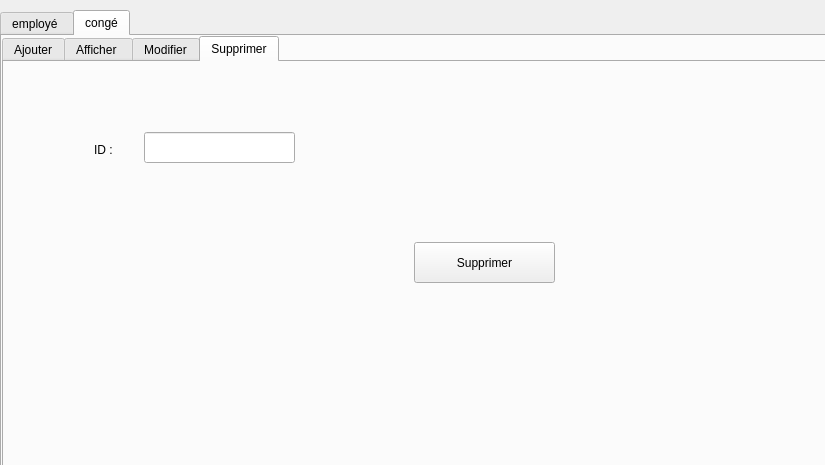
<?xml version="1.0" encoding="UTF-8"?>
<ui version="4.0">
 <class>employee</class>
 <widget class="QDialog" name="employee">
  <property name="geometry">
   <rect>
    <x>0</x>
    <y>0</y>
    <width>825</width>
    <height>465</height>
   </rect>
  </property>
  <property name="windowTitle">
   <string>Dialog</string>
  </property>
  <widget class="QTabWidget" name="tabWidget">
   <property name="geometry">
    <rect>
     <x>0</x>
     <y>10</y>
     <width>971</width>
     <height>531</height>
    </rect>
   </property>
   <property name="currentIndex">
    <number>1</number>
   </property>
   <widget class="QWidget" name="widget">
    <attribute name="title">
     <string>employé </string>
    </attribute>
    <widget class="QTabWidget" name="tabWidget_3">
     <property name="geometry">
      <rect>
       <x>0</x>
       <y>0</y>
       <width>801</width>
       <height>541</height>
      </rect>
     </property>
     <property name="currentIndex">
      <number>3</number>
     </property>
     <widget class="QWidget" name="tab_6">
      <attribute name="icon">
       <iconset>
        <normaloff>../../employerr/A.png</normaloff>../../employerr/A.png</iconset>
      </attribute>
      <attribute name="title">
       <string>Afficher </string>
      </attribute>
      <widget class="QTableView" name="tableView">
       <property name="geometry">
        <rect>
         <x>10</x>
         <y>20</y>
         <width>621</width>
         <height>411</height>
        </rect>
       </property>
      </widget>
      <widget class="QLabel" name="label_53">
       <property name="geometry">
        <rect>
         <x>-10</x>
         <y>-80</y>
         <width>861</width>
         <height>601</height>
        </rect>
       </property>
       <property name="text">
        <string/>
       </property>
       <property name="pixmap">
        <pixmap>../../fond-texture-grunge-abstrait-bleu-marine_145345-4.jpg</pixmap>
       </property>
       <property name="scaledContents">
        <bool>true</bool>
       </property>
      </widget>
      <widget class="QPushButton" name="pushButton_7">
       <property name="geometry">
        <rect>
         <x>670</x>
         <y>70</y>
         <width>93</width>
         <height>28</height>
        </rect>
       </property>
       <property name="text">
        <string>trier</string>
       </property>
      </widget>
      <zorder>label_53</zorder>
      <zorder>tableView</zorder>
      <zorder>pushButton_7</zorder>
     </widget>
     <widget class="QWidget" name="tab_7">
      <attribute name="icon">
       <iconset>
        <normaloff>../../employerr/app.png</normaloff>../../employerr/app.png</iconset>
      </attribute>
      <attribute name="title">
       <string>Ajouter </string>
      </attribute>
      <widget class="QLabel" name="label_3">
       <property name="geometry">
        <rect>
         <x>50</x>
         <y>120</y>
         <width>41</width>
         <height>20</height>
        </rect>
       </property>
       <property name="text">
        <string>ID : </string>
       </property>
      </widget>
      <widget class="QLabel" name="label_4">
       <property name="geometry">
        <rect>
         <x>50</x>
         <y>220</y>
         <width>47</width>
         <height>14</height>
        </rect>
       </property>
       <property name="text">
        <string>Nom :</string>
       </property>
      </widget>
      <widget class="QLabel" name="label_5">
       <property name="geometry">
        <rect>
         <x>50</x>
         <y>270</y>
         <width>71</width>
         <height>16</height>
        </rect>
       </property>
       <property name="text">
        <string>Prénom :</string>
       </property>
      </widget>
      <widget class="QLabel" name="label_6">
       <property name="geometry">
        <rect>
         <x>50</x>
         <y>170</y>
         <width>47</width>
         <height>14</height>
        </rect>
       </property>
       <property name="text">
        <string>Unité :</string>
       </property>
      </widget>
      <widget class="QLabel" name="label_7">
       <property name="geometry">
        <rect>
         <x>50</x>
         <y>310</y>
         <width>141</width>
         <height>41</height>
        </rect>
       </property>
       <property name="text">
        <string>Date de naissance :</string>
       </property>
      </widget>
      <widget class="QLineEdit" name="le_IDD">
       <property name="geometry">
        <rect>
         <x>160</x>
         <y>120</y>
         <width>113</width>
         <height>21</height>
        </rect>
       </property>
      </widget>
      <widget class="QLineEdit" name="le_unitee_2">
       <property name="geometry">
        <rect>
         <x>160</x>
         <y>170</y>
         <width>113</width>
         <height>21</height>
        </rect>
       </property>
      </widget>
      <widget class="QLineEdit" name="le_nom">
       <property name="geometry">
        <rect>
         <x>160</x>
         <y>220</y>
         <width>113</width>
         <height>21</height>
        </rect>
       </property>
      </widget>
      <widget class="QLineEdit" name="le_prenomm_2">
       <property name="geometry">
        <rect>
         <x>160</x>
         <y>270</y>
         <width>113</width>
         <height>21</height>
        </rect>
       </property>
      </widget>
      <widget class="QPushButton" name="pushButton_8">
       <property name="geometry">
        <rect>
         <x>610</x>
         <y>370</y>
         <width>151</width>
         <height>41</height>
        </rect>
       </property>
       <property name="text">
        <string>Ajouter</string>
       </property>
       <property name="icon">
        <iconset>
         <normaloff>../../employerr/app.png</normaloff>../../employerr/app.png</iconset>
       </property>
      </widget>
      <widget class="QLabel" name="label_54">
       <property name="geometry">
        <rect>
         <x>-30</x>
         <y>0</y>
         <width>881</width>
         <height>521</height>
        </rect>
       </property>
       <property name="text">
        <string/>
       </property>
       <property name="pixmap">
        <pixmap>../../fond-texture-grunge-abstrait-bleu-marine_145345-4.jpg</pixmap>
       </property>
       <property name="scaledContents">
        <bool>true</bool>
       </property>
      </widget>
      <widget class="QLineEdit" name="la_datt">
       <property name="geometry">
        <rect>
         <x>190</x>
         <y>320</y>
         <width>113</width>
         <height>22</height>
        </rect>
       </property>
      </widget>
      <zorder>label_54</zorder>
      <zorder>label_3</zorder>
      <zorder>label_4</zorder>
      <zorder>label_5</zorder>
      <zorder>label_6</zorder>
      <zorder>label_7</zorder>
      <zorder>le_IDD</zorder>
      <zorder>le_unitee_2</zorder>
      <zorder>le_nom</zorder>
      <zorder>le_prenomm_2</zorder>
      <zorder>pushButton_8</zorder>
      <zorder>la_datt</zorder>
     </widget>
     <widget class="QWidget" name="tab_9">
      <attribute name="icon">
       <iconset>
        <normaloff>../../employerr/téléchargement.png</normaloff>../../employerr/téléchargement.png</iconset>
      </attribute>
      <attribute name="title">
       <string>Supprimer</string>
      </attribute>
      <widget class="QLabel" name="label_11">
       <property name="geometry">
        <rect>
         <x>80</x>
         <y>150</y>
         <width>47</width>
         <height>14</height>
        </rect>
       </property>
       <property name="text">
        <string>ID :</string>
       </property>
      </widget>
      <widget class="QLineEdit" name="lineEdit_10">
       <property name="geometry">
        <rect>
         <x>170</x>
         <y>150</y>
         <width>113</width>
         <height>21</height>
        </rect>
       </property>
      </widget>
      <widget class="QPushButton" name="pushButton_9">
       <property name="geometry">
        <rect>
         <x>460</x>
         <y>140</y>
         <width>151</width>
         <height>41</height>
        </rect>
       </property>
       <property name="text">
        <string>Supprimer </string>
       </property>
       <property name="icon">
        <iconset>
         <normaloff>../../employerr/téléchargement.png</normaloff>../../employerr/téléchargement.png</iconset>
       </property>
      </widget>
      <widget class="QLabel" name="label_55">
       <property name="geometry">
        <rect>
         <x>-45</x>
         <y>-21</y>
         <width>901</width>
         <height>491</height>
        </rect>
       </property>
       <property name="text">
        <string/>
       </property>
       <property name="pixmap">
        <pixmap>../../fond-texture-grunge-abstrait-bleu-marine_145345-4.jpg</pixmap>
       </property>
       <property name="scaledContents">
        <bool>true</bool>
       </property>
      </widget>
      <zorder>label_55</zorder>
      <zorder>label_11</zorder>
      <zorder>lineEdit_10</zorder>
      <zorder>pushButton_9</zorder>
     </widget>
     <widget class="QWidget" name="tab_8">
      <attribute name="icon">
       <iconset>
        <normaloff>../../employerr/edit.jpg</normaloff>../../employerr/edit.jpg</iconset>
      </attribute>
      <attribute name="title">
       <string>Modifier </string>
      </attribute>
      <widget class="QLabel" name="label_8">
       <property name="geometry">
        <rect>
         <x>170</x>
         <y>120</y>
         <width>47</width>
         <height>14</height>
        </rect>
       </property>
       <property name="text">
        <string>ID :</string>
       </property>
      </widget>
      <widget class="QLineEdit" name="lineEdit_7">
       <property name="geometry">
        <rect>
         <x>210</x>
         <y>230</y>
         <width>113</width>
         <height>21</height>
        </rect>
       </property>
      </widget>
      <widget class="QLabel" name="label_9">
       <property name="geometry">
        <rect>
         <x>150</x>
         <y>230</y>
         <width>47</width>
         <height>14</height>
        </rect>
       </property>
       <property name="text">
        <string>Nom :</string>
       </property>
      </widget>
      <widget class="QLabel" name="label_10">
       <property name="geometry">
        <rect>
         <x>130</x>
         <y>270</y>
         <width>47</width>
         <height>14</height>
        </rect>
       </property>
       <property name="text">
        <string>Prénom :</string>
       </property>
      </widget>
      <widget class="QLabel" name="label_22">
       <property name="geometry">
        <rect>
         <x>150</x>
         <y>180</y>
         <width>47</width>
         <height>14</height>
        </rect>
       </property>
       <property name="text">
        <string>Unité :</string>
       </property>
      </widget>
      <widget class="QLabel" name="label_23">
       <property name="geometry">
        <rect>
         <x>60</x>
         <y>330</y>
         <width>141</width>
         <height>16</height>
        </rect>
       </property>
       <property name="text">
        <string>Date de naissance :</string>
       </property>
      </widget>
      <widget class="QLineEdit" name="lineEdit_8">
       <property name="geometry">
        <rect>
         <x>210</x>
         <y>120</y>
         <width>113</width>
         <height>21</height>
        </rect>
       </property>
      </widget>
      <widget class="QLineEdit" name="lineEdit_9">
       <property name="geometry">
        <rect>
         <x>210</x>
         <y>180</y>
         <width>113</width>
         <height>21</height>
        </rect>
       </property>
      </widget>
      <widget class="QLineEdit" name="lineEdit_21">
       <property name="geometry">
        <rect>
         <x>210</x>
         <y>280</y>
         <width>113</width>
         <height>21</height>
        </rect>
       </property>
      </widget>
      <widget class="QPushButton" name="pushButton_10">
       <property name="geometry">
        <rect>
         <x>600</x>
         <y>380</y>
         <width>151</width>
         <height>41</height>
        </rect>
       </property>
       <property name="text">
        <string>modifier</string>
       </property>
       <property name="icon">
        <iconset>
         <normaloff>../../employerr/edit.jpg</normaloff>../../employerr/edit.jpg</iconset>
       </property>
      </widget>
      <widget class="QLabel" name="label_56">
       <property name="geometry">
        <rect>
         <x>0</x>
         <y>-90</y>
         <width>861</width>
         <height>551</height>
        </rect>
       </property>
       <property name="text">
        <string/>
       </property>
       <property name="pixmap">
        <pixmap>../../fond-texture-grunge-abstrait-bleu-marine_145345-4.jpg</pixmap>
       </property>
       <property name="scaledContents">
        <bool>true</bool>
       </property>
      </widget>
      <widget class="QLineEdit" name="lineEdit_3">
       <property name="geometry">
        <rect>
         <x>210</x>
         <y>330</y>
         <width>113</width>
         <height>22</height>
        </rect>
       </property>
      </widget>
      <widget class="QLineEdit" name="lineEdit_4">
       <property name="geometry">
        <rect>
         <x>570</x>
         <y>470</y>
         <width>113</width>
         <height>22</height>
        </rect>
       </property>
      </widget>
      <widget class="QLineEdit" name="lineEdit_5">
       <property name="geometry">
        <rect>
         <x>470</x>
         <y>120</y>
         <width>113</width>
         <height>22</height>
        </rect>
       </property>
      </widget>
      <widget class="QLineEdit" name="lineEdit_6">
       <property name="geometry">
        <rect>
         <x>470</x>
         <y>170</y>
         <width>113</width>
         <height>22</height>
        </rect>
       </property>
      </widget>
      <widget class="QLineEdit" name="lineEdit_11">
       <property name="geometry">
        <rect>
         <x>470</x>
         <y>270</y>
         <width>113</width>
         <height>22</height>
        </rect>
       </property>
      </widget>
      <widget class="QLineEdit" name="lineEdit_12">
       <property name="geometry">
        <rect>
         <x>470</x>
         <y>330</y>
         <width>113</width>
         <height>22</height>
        </rect>
       </property>
      </widget>
      <widget class="QLineEdit" name="lineEdit_13">
       <property name="geometry">
        <rect>
         <x>470</x>
         <y>220</y>
         <width>113</width>
         <height>22</height>
        </rect>
       </property>
      </widget>
      <widget class="QLineEdit" name="lineEdit_14">
       <property name="geometry">
        <rect>
         <x>290</x>
         <y>50</y>
         <width>113</width>
         <height>22</height>
        </rect>
       </property>
      </widget>
      <widget class="QLabel" name="label_12">
       <property name="geometry">
        <rect>
         <x>200</x>
         <y>50</y>
         <width>56</width>
         <height>16</height>
        </rect>
       </property>
       <property name="text">
        <string>recherche</string>
       </property>
      </widget>
      <widget class="QPushButton" name="pushButton_15">
       <property name="geometry">
        <rect>
         <x>470</x>
         <y>50</y>
         <width>93</width>
         <height>28</height>
        </rect>
       </property>
       <property name="text">
        <string>rechercher</string>
       </property>
      </widget>
      <zorder>label_56</zorder>
      <zorder>label_8</zorder>
      <zorder>lineEdit_7</zorder>
      <zorder>label_9</zorder>
      <zorder>label_10</zorder>
      <zorder>label_22</zorder>
      <zorder>label_23</zorder>
      <zorder>lineEdit_8</zorder>
      <zorder>lineEdit_9</zorder>
      <zorder>lineEdit_21</zorder>
      <zorder>pushButton_10</zorder>
      <zorder>lineEdit_3</zorder>
      <zorder>lineEdit_4</zorder>
      <zorder>lineEdit_5</zorder>
      <zorder>lineEdit_6</zorder>
      <zorder>lineEdit_11</zorder>
      <zorder>lineEdit_12</zorder>
      <zorder>lineEdit_13</zorder>
      <zorder>lineEdit_14</zorder>
      <zorder>label_12</zorder>
      <zorder>pushButton_15</zorder>
     </widget>
    </widget>
   </widget>
   <widget class="QWidget" name="tab_2">
    <attribute name="title">
     <string>congé</string>
    </attribute>
    <widget class="QTabWidget" name="tabWidget_2">
     <property name="geometry">
      <rect>
       <x>0</x>
       <y>0</y>
       <width>961</width>
       <height>541</height>
      </rect>
     </property>
     <property name="currentIndex">
      <number>3</number>
     </property>
     <widget class="QWidget" name="tab_3">
      <attribute name="icon">
       <iconset>
        <normaloff>../../employerr/app.png</normaloff>../../employerr/app.png</iconset>
      </attribute>
      <attribute name="title">
       <string>Ajouter</string>
      </attribute>
      <widget class="QLabel" name="label_32">
       <property name="geometry">
        <rect>
         <x>100</x>
         <y>40</y>
         <width>56</width>
         <height>16</height>
        </rect>
       </property>
       <property name="text">
        <string>ID :</string>
       </property>
      </widget>
      <widget class="QLabel" name="label_33">
       <property name="geometry">
        <rect>
         <x>100</x>
         <y>80</y>
         <width>56</width>
         <height>16</height>
        </rect>
       </property>
       <property name="text">
        <string>Unité :</string>
       </property>
      </widget>
      <widget class="QLineEdit" name="le_idd">
       <property name="geometry">
        <rect>
         <x>170</x>
         <y>40</y>
         <width>113</width>
         <height>22</height>
        </rect>
       </property>
      </widget>
      <widget class="QLineEdit" name="le_unitee">
       <property name="geometry">
        <rect>
         <x>170</x>
         <y>80</y>
         <width>113</width>
         <height>22</height>
        </rect>
       </property>
      </widget>
      <widget class="QLineEdit" name="le_njcc">
       <property name="geometry">
        <rect>
         <x>220</x>
         <y>240</y>
         <width>41</width>
         <height>22</height>
        </rect>
       </property>
      </widget>
      <widget class="QLineEdit" name="le_njcpp">
       <property name="geometry">
        <rect>
         <x>280</x>
         <y>270</y>
         <width>41</width>
         <height>22</height>
        </rect>
       </property>
      </widget>
      <widget class="QPushButton" name="pushButton_12">
       <property name="geometry">
        <rect>
         <x>650</x>
         <y>390</y>
         <width>151</width>
         <height>41</height>
        </rect>
       </property>
       <property name="text">
        <string>Ajouter </string>
       </property>
       <property name="icon">
        <iconset>
         <normaloff>../../employerr/app.png</normaloff>../../employerr/app.png</iconset>
       </property>
      </widget>
      <widget class="QLabel" name="label_58">
       <property name="geometry">
        <rect>
         <x>-10</x>
         <y>-30</y>
         <width>851</width>
         <height>501</height>
        </rect>
       </property>
       <property name="text">
        <string/>
       </property>
       <property name="pixmap">
        <pixmap>../../fond-texture-grunge-abstrait-bleu-marine_145345-4.jpg</pixmap>
       </property>
       <property name="scaledContents">
        <bool>true</bool>
       </property>
      </widget>
      <widget class="QLabel" name="label_61">
       <property name="geometry">
        <rect>
         <x>30</x>
         <y>300</y>
         <width>321</width>
         <height>16</height>
        </rect>
       </property>
       <property name="text">
        <string>Nombre de jours de congé individuel de formation :</string>
       </property>
      </widget>
      <widget class="QLabel" name="label_62">
       <property name="geometry">
        <rect>
         <x>30</x>
         <y>330</y>
         <width>381</width>
         <height>16</height>
        </rect>
       </property>
       <property name="text">
        <string>Nombre de jours congé d'enseignement et de recherche :</string>
       </property>
      </widget>
      <widget class="QLabel" name="label_63">
       <property name="geometry">
        <rect>
         <x>30</x>
         <y>360</y>
         <width>261</width>
         <height>16</height>
        </rect>
       </property>
       <property name="text">
        <string>Nombre de jours de congé de maladie :</string>
       </property>
      </widget>
      <widget class="QLineEdit" name="le_njcff">
       <property name="geometry">
        <rect>
         <x>340</x>
         <y>300</y>
         <width>41</width>
         <height>22</height>
        </rect>
       </property>
      </widget>
      <widget class="QLineEdit" name="le_njcrr">
       <property name="geometry">
        <rect>
         <x>380</x>
         <y>330</y>
         <width>41</width>
         <height>22</height>
        </rect>
       </property>
      </widget>
      <widget class="QLineEdit" name="le_njcmm">
       <property name="geometry">
        <rect>
         <x>280</x>
         <y>360</y>
         <width>41</width>
         <height>22</height>
        </rect>
       </property>
      </widget>
      <widget class="QLabel" name="label_34">
       <property name="geometry">
        <rect>
         <x>30</x>
         <y>240</y>
         <width>171</width>
         <height>20</height>
        </rect>
       </property>
       <property name="text">
        <string>Nombre de jours de congé :</string>
       </property>
      </widget>
      <widget class="QLabel" name="label_35">
       <property name="geometry">
        <rect>
         <x>30</x>
         <y>270</y>
         <width>231</width>
         <height>16</height>
        </rect>
       </property>
       <property name="text">
        <string>Nombre de jours de congé payé :</string>
       </property>
      </widget>
      <widget class="QLineEdit" name="le_nomm">
       <property name="geometry">
        <rect>
         <x>170</x>
         <y>120</y>
         <width>113</width>
         <height>22</height>
        </rect>
       </property>
      </widget>
      <widget class="QLineEdit" name="le_prenomm">
       <property name="geometry">
        <rect>
         <x>170</x>
         <y>160</y>
         <width>113</width>
         <height>22</height>
        </rect>
       </property>
      </widget>
      <widget class="QLabel" name="label_36">
       <property name="geometry">
        <rect>
         <x>100</x>
         <y>120</y>
         <width>56</width>
         <height>16</height>
        </rect>
       </property>
       <property name="text">
        <string>Nom :</string>
       </property>
      </widget>
      <widget class="QLabel" name="label_64">
       <property name="geometry">
        <rect>
         <x>100</x>
         <y>160</y>
         <width>56</width>
         <height>16</height>
        </rect>
       </property>
       <property name="text">
        <string>Prenom :</string>
       </property>
      </widget>
      <zorder>label_58</zorder>
      <zorder>label_32</zorder>
      <zorder>label_33</zorder>
      <zorder>le_idd</zorder>
      <zorder>le_unitee</zorder>
      <zorder>le_njcc</zorder>
      <zorder>le_njcpp</zorder>
      <zorder>pushButton_12</zorder>
      <zorder>label_61</zorder>
      <zorder>label_62</zorder>
      <zorder>label_63</zorder>
      <zorder>le_njcff</zorder>
      <zorder>le_njcrr</zorder>
      <zorder>le_njcmm</zorder>
      <zorder>label_34</zorder>
      <zorder>label_35</zorder>
      <zorder>le_nomm</zorder>
      <zorder>le_prenomm</zorder>
      <zorder>label_36</zorder>
      <zorder>label_64</zorder>
     </widget>
     <widget class="QWidget" name="tab">
      <attribute name="icon">
       <iconset>
        <normaloff>../../employerr/A.png</normaloff>../../employerr/A.png</iconset>
      </attribute>
      <attribute name="title">
       <string>Afficher </string>
      </attribute>
      <widget class="QTableView" name="tableView_2">
       <property name="geometry">
        <rect>
         <x>10</x>
         <y>10</y>
         <width>541</width>
         <height>421</height>
        </rect>
       </property>
      </widget>
      <widget class="QLabel" name="label_57">
       <property name="geometry">
        <rect>
         <x>0</x>
         <y>-70</y>
         <width>841</width>
         <height>541</height>
        </rect>
       </property>
       <property name="text">
        <string/>
       </property>
       <property name="pixmap">
        <pixmap>../../fond-texture-grunge-abstrait-bleu-marine_145345-4.jpg</pixmap>
       </property>
       <property name="scaledContents">
        <bool>true</bool>
       </property>
      </widget>
      <widget class="QPushButton" name="pushButton_11">
       <property name="geometry">
        <rect>
         <x>610</x>
         <y>90</y>
         <width>93</width>
         <height>28</height>
        </rect>
       </property>
       <property name="text">
        <string>Trier</string>
       </property>
       <property name="icon">
        <iconset>
         <normaloff>../../employerr/A.png</normaloff>../../employerr/A.png</iconset>
       </property>
      </widget>
      <zorder>label_57</zorder>
      <zorder>tableView_2</zorder>
      <zorder>pushButton_11</zorder>
     </widget>
     <widget class="QWidget" name="tab_4">
      <attribute name="icon">
       <iconset>
        <normaloff>../../employerr/edit.jpg</normaloff>../../employerr/edit.jpg</iconset>
      </attribute>
      <attribute name="title">
       <string>Modifier</string>
      </attribute>
      <widget class="QLabel" name="label_37">
       <property name="geometry">
        <rect>
         <x>160</x>
         <y>40</y>
         <width>56</width>
         <height>16</height>
        </rect>
       </property>
       <property name="text">
        <string>ID :</string>
       </property>
      </widget>
      <widget class="QLabel" name="label_38">
       <property name="geometry">
        <rect>
         <x>20</x>
         <y>140</y>
         <width>56</width>
         <height>16</height>
        </rect>
       </property>
       <property name="text">
        <string>Unité :</string>
       </property>
      </widget>
      <widget class="QLineEdit" name="lineEdit_35">
       <property name="geometry">
        <rect>
         <x>210</x>
         <y>40</y>
         <width>113</width>
         <height>22</height>
        </rect>
       </property>
      </widget>
      <widget class="QLineEdit" name="lineEdit_36">
       <property name="geometry">
        <rect>
         <x>100</x>
         <y>130</y>
         <width>113</width>
         <height>22</height>
        </rect>
       </property>
      </widget>
      <widget class="QLabel" name="label_39">
       <property name="geometry">
        <rect>
         <x>20</x>
         <y>250</y>
         <width>191</width>
         <height>21</height>
        </rect>
       </property>
       <property name="text">
        <string>Nombre de jours de congé :</string>
       </property>
      </widget>
      <widget class="QLineEdit" name="lineEdit_37">
       <property name="geometry">
        <rect>
         <x>230</x>
         <y>250</y>
         <width>41</width>
         <height>22</height>
        </rect>
       </property>
      </widget>
      <widget class="QLabel" name="label_40">
       <property name="geometry">
        <rect>
         <x>20</x>
         <y>290</y>
         <width>201</width>
         <height>20</height>
        </rect>
       </property>
       <property name="text">
        <string>Nombre de jours de congé payé :</string>
       </property>
      </widget>
      <widget class="QLineEdit" name="lineEdit_38">
       <property name="geometry">
        <rect>
         <x>230</x>
         <y>290</y>
         <width>41</width>
         <height>22</height>
        </rect>
       </property>
      </widget>
      <widget class="QLabel" name="label_41">
       <property name="geometry">
        <rect>
         <x>20</x>
         <y>330</y>
         <width>361</width>
         <height>16</height>
        </rect>
       </property>
       <property name="text">
        <string>Nombre de jours de congé d'enseignement et de recherche :</string>
       </property>
      </widget>
      <widget class="QLineEdit" name="lineEdit_39">
       <property name="geometry">
        <rect>
         <x>380</x>
         <y>330</y>
         <width>41</width>
         <height>22</height>
        </rect>
       </property>
      </widget>
      <widget class="QLabel" name="label_42">
       <property name="geometry">
        <rect>
         <x>20</x>
         <y>370</y>
         <width>301</width>
         <height>20</height>
        </rect>
       </property>
       <property name="text">
        <string>Nombre de jours de congé individuel de formation :</string>
       </property>
      </widget>
      <widget class="QLineEdit" name="lineEdit_40">
       <property name="geometry">
        <rect>
         <x>320</x>
         <y>370</y>
         <width>41</width>
         <height>22</height>
        </rect>
       </property>
      </widget>
      <widget class="QLabel" name="label_43">
       <property name="geometry">
        <rect>
         <x>20</x>
         <y>410</y>
         <width>231</width>
         <height>20</height>
        </rect>
       </property>
       <property name="text">
        <string>Nombre de jours de congé de maladie :</string>
       </property>
      </widget>
      <widget class="QLineEdit" name="lineEdit_41">
       <property name="geometry">
        <rect>
         <x>270</x>
         <y>410</y>
         <width>41</width>
         <height>22</height>
        </rect>
       </property>
      </widget>
      <widget class="QPushButton" name="pushButton_13">
       <property name="geometry">
        <rect>
         <x>630</x>
         <y>390</y>
         <width>151</width>
         <height>41</height>
        </rect>
       </property>
       <property name="text">
        <string>Modifier</string>
       </property>
       <property name="icon">
        <iconset>
         <normaloff>../../employerr/edit.jpg</normaloff>../../employerr/edit.jpg</iconset>
       </property>
      </widget>
      <widget class="QLabel" name="label_59">
       <property name="geometry">
        <rect>
         <x>-5</x>
         <y>-15</y>
         <width>821</width>
         <height>501</height>
        </rect>
       </property>
       <property name="text">
        <string/>
       </property>
       <property name="pixmap">
        <pixmap>../../fond-texture-grunge-abstrait-bleu-marine_145345-4.jpg</pixmap>
       </property>
       <property name="scaledContents">
        <bool>true</bool>
       </property>
      </widget>
      <widget class="QLabel" name="label_25">
       <property name="geometry">
        <rect>
         <x>20</x>
         <y>210</y>
         <width>56</width>
         <height>16</height>
        </rect>
       </property>
       <property name="text">
        <string>Prenom :</string>
       </property>
      </widget>
      <widget class="QLabel" name="label_26">
       <property name="geometry">
        <rect>
         <x>20</x>
         <y>170</y>
         <width>56</width>
         <height>16</height>
        </rect>
       </property>
       <property name="text">
        <string>Nom :</string>
       </property>
      </widget>
      <widget class="QLineEdit" name="lineEdit_23">
       <property name="geometry">
        <rect>
         <x>100</x>
         <y>170</y>
         <width>113</width>
         <height>22</height>
        </rect>
       </property>
      </widget>
      <widget class="QLineEdit" name="lineEdit_24">
       <property name="geometry">
        <rect>
         <x>100</x>
         <y>210</y>
         <width>113</width>
         <height>22</height>
        </rect>
       </property>
      </widget>
      <widget class="QLineEdit" name="lineEdit_25">
       <property name="geometry">
        <rect>
         <x>490</x>
         <y>130</y>
         <width>113</width>
         <height>22</height>
        </rect>
       </property>
      </widget>
      <widget class="QLineEdit" name="lineEdit_26">
       <property name="geometry">
        <rect>
         <x>490</x>
         <y>170</y>
         <width>113</width>
         <height>22</height>
        </rect>
       </property>
      </widget>
      <widget class="QLineEdit" name="lineEdit_27">
       <property name="geometry">
        <rect>
         <x>490</x>
         <y>210</y>
         <width>113</width>
         <height>22</height>
        </rect>
       </property>
      </widget>
      <widget class="QLineEdit" name="lineEdit_28">
       <property name="geometry">
        <rect>
         <x>490</x>
         <y>250</y>
         <width>113</width>
         <height>22</height>
        </rect>
       </property>
      </widget>
      <widget class="QLineEdit" name="lineEdit_29">
       <property name="geometry">
        <rect>
         <x>490</x>
         <y>290</y>
         <width>113</width>
         <height>22</height>
        </rect>
       </property>
      </widget>
      <widget class="QLineEdit" name="lineEdit_30">
       <property name="geometry">
        <rect>
         <x>490</x>
         <y>330</y>
         <width>113</width>
         <height>22</height>
        </rect>
       </property>
      </widget>
      <widget class="QLineEdit" name="lineEdit_31">
       <property name="geometry">
        <rect>
         <x>490</x>
         <y>370</y>
         <width>113</width>
         <height>22</height>
        </rect>
       </property>
      </widget>
      <widget class="QLineEdit" name="lineEdit_32">
       <property name="geometry">
        <rect>
         <x>490</x>
         <y>410</y>
         <width>113</width>
         <height>22</height>
        </rect>
       </property>
      </widget>
      <widget class="QPushButton" name="pushButton_14">
       <property name="geometry">
        <rect>
         <x>430</x>
         <y>40</y>
         <width>93</width>
         <height>28</height>
        </rect>
       </property>
       <property name="text">
        <string>Rechercher</string>
       </property>
      </widget>
      <zorder>label_59</zorder>
      <zorder>label_37</zorder>
      <zorder>label_38</zorder>
      <zorder>lineEdit_35</zorder>
      <zorder>lineEdit_36</zorder>
      <zorder>label_39</zorder>
      <zorder>lineEdit_37</zorder>
      <zorder>label_40</zorder>
      <zorder>lineEdit_38</zorder>
      <zorder>label_41</zorder>
      <zorder>lineEdit_39</zorder>
      <zorder>label_42</zorder>
      <zorder>lineEdit_40</zorder>
      <zorder>label_43</zorder>
      <zorder>lineEdit_41</zorder>
      <zorder>pushButton_13</zorder>
      <zorder>label_25</zorder>
      <zorder>label_26</zorder>
      <zorder>lineEdit_23</zorder>
      <zorder>lineEdit_24</zorder>
      <zorder>lineEdit_25</zorder>
      <zorder>lineEdit_26</zorder>
      <zorder>lineEdit_27</zorder>
      <zorder>lineEdit_28</zorder>
      <zorder>lineEdit_29</zorder>
      <zorder>lineEdit_30</zorder>
      <zorder>lineEdit_31</zorder>
      <zorder>lineEdit_32</zorder>
      <zorder>pushButton_14</zorder>
     </widget>
     <widget class="QWidget" name="tab_5">
      <attribute name="icon">
       <iconset>
        <normaloff>../../employerr/téléchargement.png</normaloff>../../employerr/téléchargement.png</iconset>
      </attribute>
      <attribute name="title">
       <string>Supprimer</string>
      </attribute>
      <widget class="QLabel" name="label_44">
       <property name="geometry">
        <rect>
         <x>90</x>
         <y>80</y>
         <width>56</width>
         <height>16</height>
        </rect>
       </property>
       <property name="text">
        <string>ID :</string>
       </property>
      </widget>
      <widget class="QLineEdit" name="le_id_supp">
       <property name="geometry">
        <rect>
         <x>140</x>
         <y>70</y>
         <width>151</width>
         <height>31</height>
        </rect>
       </property>
      </widget>
      <widget class="QPushButton" name="pushButton_6">
       <property name="geometry">
        <rect>
         <x>410</x>
         <y>180</y>
         <width>141</width>
         <height>41</height>
        </rect>
       </property>
       <property name="text">
        <string>Supprimer</string>
       </property>
       <property name="icon">
        <iconset>
         <normaloff>../../employerr/téléchargement.png</normaloff>../../employerr/téléchargement.png</iconset>
       </property>
      </widget>
      <widget class="QLabel" name="label_60">
       <property name="geometry">
        <rect>
         <x>-40</x>
         <y>-30</y>
         <width>871</width>
         <height>551</height>
        </rect>
       </property>
       <property name="text">
        <string/>
       </property>
       <property name="pixmap">
        <pixmap>../../fond-texture-grunge-abstrait-bleu-marine_145345-4.jpg</pixmap>
       </property>
       <property name="scaledContents">
        <bool>true</bool>
       </property>
      </widget>
      <zorder>label_60</zorder>
      <zorder>label_44</zorder>
      <zorder>le_id_supp</zorder>
      <zorder>pushButton_6</zorder>
     </widget>
    </widget>
   </widget>
  </widget>
 </widget>
 <resources/>
 <connections/>
</ui>
